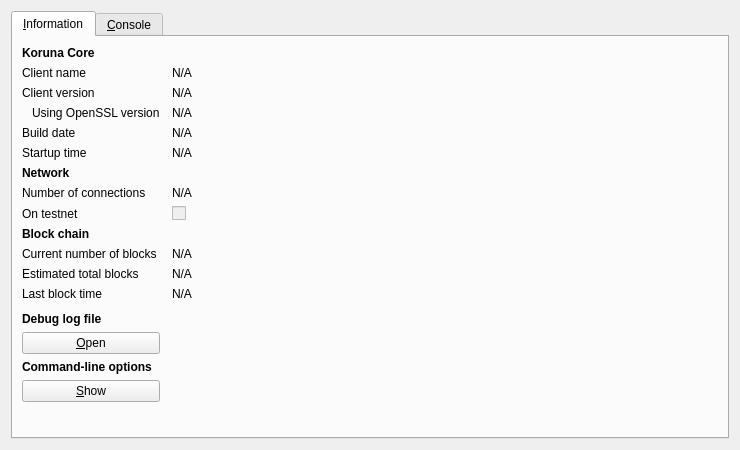
<?xml version="1.0" encoding="UTF-8"?>
<ui version="4.0">
 <class>RPCConsole</class>
 <widget class="QDialog" name="RPCConsole">
  <property name="geometry">
   <rect>
    <x>0</x>
    <y>0</y>
    <width>740</width>
    <height>450</height>
   </rect>
  </property>
  <property name="windowTitle">
   <string>Koruna - Debug window</string>
  </property>
  <layout class="QVBoxLayout" name="verticalLayout_2">
   <item>
    <widget class="QTabWidget" name="tabWidget">
     <property name="currentIndex">
      <number>0</number>
     </property>
     <widget class="QWidget" name="tab_info">
      <attribute name="title">
       <string>&amp;Information</string>
      </attribute>
      <layout class="QGridLayout" name="gridLayout" columnstretch="0,1">
       <property name="horizontalSpacing">
        <number>12</number>
       </property>
       <item row="0" column="0">
        <widget class="QLabel" name="label_9">
         <property name="font">
          <font>
           <weight>75</weight>
           <bold>true</bold>
          </font>
         </property>
         <property name="text">
          <string>Koruna Core</string>
         </property>
        </widget>
       </item>
       <item row="1" column="0">
        <widget class="QLabel" name="label_5">
         <property name="text">
          <string>Client name</string>
         </property>
        </widget>
       </item>
       <item row="1" column="1">
        <widget class="QLabel" name="clientName">
         <property name="cursor">
          <cursorShape>IBeamCursor</cursorShape>
         </property>
         <property name="text">
          <string>N/A</string>
         </property>
         <property name="textFormat">
          <enum>Qt::PlainText</enum>
         </property>
         <property name="textInteractionFlags">
          <set>Qt::LinksAccessibleByMouse|Qt::TextSelectableByKeyboard|Qt::TextSelectableByMouse</set>
         </property>
        </widget>
       </item>
       <item row="2" column="0">
        <widget class="QLabel" name="label_6">
         <property name="text">
          <string>Client version</string>
         </property>
        </widget>
       </item>
       <item row="2" column="1">
        <widget class="QLabel" name="clientVersion">
         <property name="cursor">
          <cursorShape>IBeamCursor</cursorShape>
         </property>
         <property name="text">
          <string>N/A</string>
         </property>
         <property name="textFormat">
          <enum>Qt::PlainText</enum>
         </property>
         <property name="textInteractionFlags">
          <set>Qt::LinksAccessibleByMouse|Qt::TextSelectableByKeyboard|Qt::TextSelectableByMouse</set>
         </property>
        </widget>
       </item>
       <item row="3" column="0">
        <widget class="QLabel" name="label_14">
         <property name="text">
          <string>Using OpenSSL version</string>
         </property>
         <property name="indent">
          <number>10</number>
         </property>
        </widget>
       </item>
       <item row="3" column="1">
        <widget class="QLabel" name="openSSLVersion">
         <property name="cursor">
          <cursorShape>IBeamCursor</cursorShape>
         </property>
         <property name="text">
          <string>N/A</string>
         </property>
         <property name="textFormat">
          <enum>Qt::PlainText</enum>
         </property>
         <property name="textInteractionFlags">
          <set>Qt::LinksAccessibleByMouse|Qt::TextSelectableByKeyboard|Qt::TextSelectableByMouse</set>
         </property>
        </widget>
       </item>
       <item row="4" column="0">
        <widget class="QLabel" name="label_12">
         <property name="text">
          <string>Build date</string>
         </property>
        </widget>
       </item>
       <item row="4" column="1">
        <widget class="QLabel" name="buildDate">
         <property name="cursor">
          <cursorShape>IBeamCursor</cursorShape>
         </property>
         <property name="text">
          <string>N/A</string>
         </property>
         <property name="textFormat">
          <enum>Qt::PlainText</enum>
         </property>
         <property name="textInteractionFlags">
          <set>Qt::LinksAccessibleByMouse|Qt::TextSelectableByKeyboard|Qt::TextSelectableByMouse</set>
         </property>
        </widget>
       </item>
       <item row="5" column="0">
        <widget class="QLabel" name="label_13">
         <property name="text">
          <string>Startup time</string>
         </property>
        </widget>
       </item>
       <item row="5" column="1">
        <widget class="QLabel" name="startupTime">
         <property name="cursor">
          <cursorShape>IBeamCursor</cursorShape>
         </property>
         <property name="text">
          <string>N/A</string>
         </property>
         <property name="textFormat">
          <enum>Qt::PlainText</enum>
         </property>
         <property name="textInteractionFlags">
          <set>Qt::LinksAccessibleByMouse|Qt::TextSelectableByKeyboard|Qt::TextSelectableByMouse</set>
         </property>
        </widget>
       </item>
       <item row="6" column="0">
        <widget class="QLabel" name="label_11">
         <property name="font">
          <font>
           <weight>75</weight>
           <bold>true</bold>
          </font>
         </property>
         <property name="text">
          <string>Network</string>
         </property>
        </widget>
       </item>
       <item row="7" column="0">
        <widget class="QLabel" name="label_7">
         <property name="text">
          <string>Number of connections</string>
         </property>
        </widget>
       </item>
       <item row="7" column="1">
        <widget class="QLabel" name="numberOfConnections">
         <property name="cursor">
          <cursorShape>IBeamCursor</cursorShape>
         </property>
         <property name="text">
          <string>N/A</string>
         </property>
         <property name="textFormat">
          <enum>Qt::PlainText</enum>
         </property>
         <property name="textInteractionFlags">
          <set>Qt::LinksAccessibleByMouse|Qt::TextSelectableByKeyboard|Qt::TextSelectableByMouse</set>
         </property>
        </widget>
       </item>
       <item row="8" column="0">
        <widget class="QLabel" name="label_8">
         <property name="text">
          <string>On testnet</string>
         </property>
        </widget>
       </item>
       <item row="8" column="1">
        <widget class="QCheckBox" name="isTestNet">
         <property name="enabled">
          <bool>false</bool>
         </property>
         <property name="text">
          <string/>
         </property>
        </widget>
       </item>
       <item row="9" column="0">
        <widget class="QLabel" name="label_10">
         <property name="font">
          <font>
           <weight>75</weight>
           <bold>true</bold>
          </font>
         </property>
         <property name="text">
          <string>Block chain</string>
         </property>
        </widget>
       </item>
       <item row="10" column="0">
        <widget class="QLabel" name="label_3">
         <property name="text">
          <string>Current number of blocks</string>
         </property>
        </widget>
       </item>
       <item row="10" column="1">
        <widget class="QLabel" name="numberOfBlocks">
         <property name="cursor">
          <cursorShape>IBeamCursor</cursorShape>
         </property>
         <property name="text">
          <string>N/A</string>
         </property>
         <property name="textFormat">
          <enum>Qt::PlainText</enum>
         </property>
         <property name="textInteractionFlags">
          <set>Qt::LinksAccessibleByMouse|Qt::TextSelectableByKeyboard|Qt::TextSelectableByMouse</set>
         </property>
        </widget>
       </item>
       <item row="11" column="0">
        <widget class="QLabel" name="label_4">
         <property name="text">
          <string>Estimated total blocks</string>
         </property>
        </widget>
       </item>
       <item row="11" column="1">
        <widget class="QLabel" name="totalBlocks">
         <property name="cursor">
          <cursorShape>IBeamCursor</cursorShape>
         </property>
         <property name="text">
          <string>N/A</string>
         </property>
         <property name="textFormat">
          <enum>Qt::PlainText</enum>
         </property>
         <property name="textInteractionFlags">
          <set>Qt::LinksAccessibleByMouse|Qt::TextSelectableByKeyboard|Qt::TextSelectableByMouse</set>
         </property>
        </widget>
       </item>
       <item row="12" column="0">
        <widget class="QLabel" name="label_2">
         <property name="text">
          <string>Last block time</string>
         </property>
        </widget>
       </item>
       <item row="12" column="1">
        <widget class="QLabel" name="lastBlockTime">
         <property name="cursor">
          <cursorShape>IBeamCursor</cursorShape>
         </property>
         <property name="text">
          <string>N/A</string>
         </property>
         <property name="textFormat">
          <enum>Qt::PlainText</enum>
         </property>
         <property name="textInteractionFlags">
          <set>Qt::LinksAccessibleByMouse|Qt::TextSelectableByKeyboard|Qt::TextSelectableByMouse</set>
         </property>
        </widget>
       </item>
       <item row="13" column="0">
        <spacer name="verticalSpacer_2">
         <property name="orientation">
          <enum>Qt::Vertical</enum>
         </property>
         <property name="sizeHint" stdset="0">
          <size>
           <width>20</width>
           <height>20</height>
          </size>
         </property>
        </spacer>
       </item>
       <item row="14" column="0">
        <widget class="QLabel" name="labelDebugLogfile">
         <property name="font">
          <font>
           <weight>75</weight>
           <bold>true</bold>
          </font>
         </property>
         <property name="text">
          <string>Debug log file</string>
         </property>
        </widget>
       </item>
       <item row="15" column="0">
        <widget class="QPushButton" name="openDebugLogfileButton">
         <property name="toolTip">
          <string>Open the Koruna debug log file from the current data directory. This can take a few seconds for large log files.</string>
         </property>
         <property name="text">
          <string>&amp;Open</string>
         </property>
         <property name="autoDefault">
          <bool>false</bool>
         </property>
        </widget>
       </item>
       <item row="16" column="0">
        <widget class="QLabel" name="labelCLOptions">
         <property name="font">
          <font>
           <weight>75</weight>
           <bold>true</bold>
          </font>
         </property>
         <property name="text">
          <string>Command-line options</string>
         </property>
        </widget>
       </item>
       <item row="17" column="0">
        <widget class="QPushButton" name="showCLOptionsButton">
         <property name="toolTip">
          <string>Show the Koruna-Qt help message to get a list with possible Koruna command-line options.</string>
         </property>
         <property name="text">
          <string>&amp;Show</string>
         </property>
         <property name="autoDefault">
          <bool>false</bool>
         </property>
        </widget>
       </item>
       <item row="18" column="0">
        <spacer name="verticalSpacer">
         <property name="orientation">
          <enum>Qt::Vertical</enum>
         </property>
         <property name="sizeHint" stdset="0">
          <size>
           <width>20</width>
           <height>40</height>
          </size>
         </property>
        </spacer>
       </item>
      </layout>
     </widget>
     <widget class="QWidget" name="tab_console">
      <attribute name="title">
       <string>&amp;Console</string>
      </attribute>
      <layout class="QVBoxLayout" name="verticalLayout_3">
       <property name="spacing">
        <number>3</number>
       </property>
       <item>
        <widget class="QTextEdit" name="messagesWidget">
         <property name="minimumSize">
          <size>
           <width>0</width>
           <height>100</height>
          </size>
         </property>
         <property name="readOnly">
          <bool>true</bool>
         </property>
         <property name="tabKeyNavigation" stdset="0">
          <bool>false</bool>
         </property>
         <property name="columnCount" stdset="0">
          <number>2</number>
         </property>
        </widget>
       </item>
       <item>
        <layout class="QHBoxLayout" name="horizontalLayout">
         <property name="spacing">
          <number>3</number>
         </property>
         <item>
          <widget class="QLabel" name="label">
           <property name="text">
            <string notr="true">&gt;</string>
           </property>
          </widget>
         </item>
         <item>
          <widget class="QLineEdit" name="lineEdit"/>
         </item>
         <item>
          <widget class="QPushButton" name="clearButton">
           <property name="maximumSize">
            <size>
             <width>24</width>
             <height>24</height>
            </size>
           </property>
           <property name="toolTip">
            <string>Clear console</string>
           </property>
           <property name="text">
            <string/>
           </property>
           <property name="icon">
            <iconset resource="../bitcoin.qrc">
             <normaloff>:/icons/remove</normaloff>:/icons/remove</iconset>
           </property>
           <property name="shortcut">
            <string notr="true">Ctrl+L</string>
           </property>
           <property name="autoDefault">
            <bool>false</bool>
           </property>
          </widget>
         </item>
        </layout>
       </item>
      </layout>
     </widget>
    </widget>
   </item>
  </layout>
 </widget>
 <resources>
  <include location="../bitcoin.qrc"/>
 </resources>
 <connections/>
</ui>
